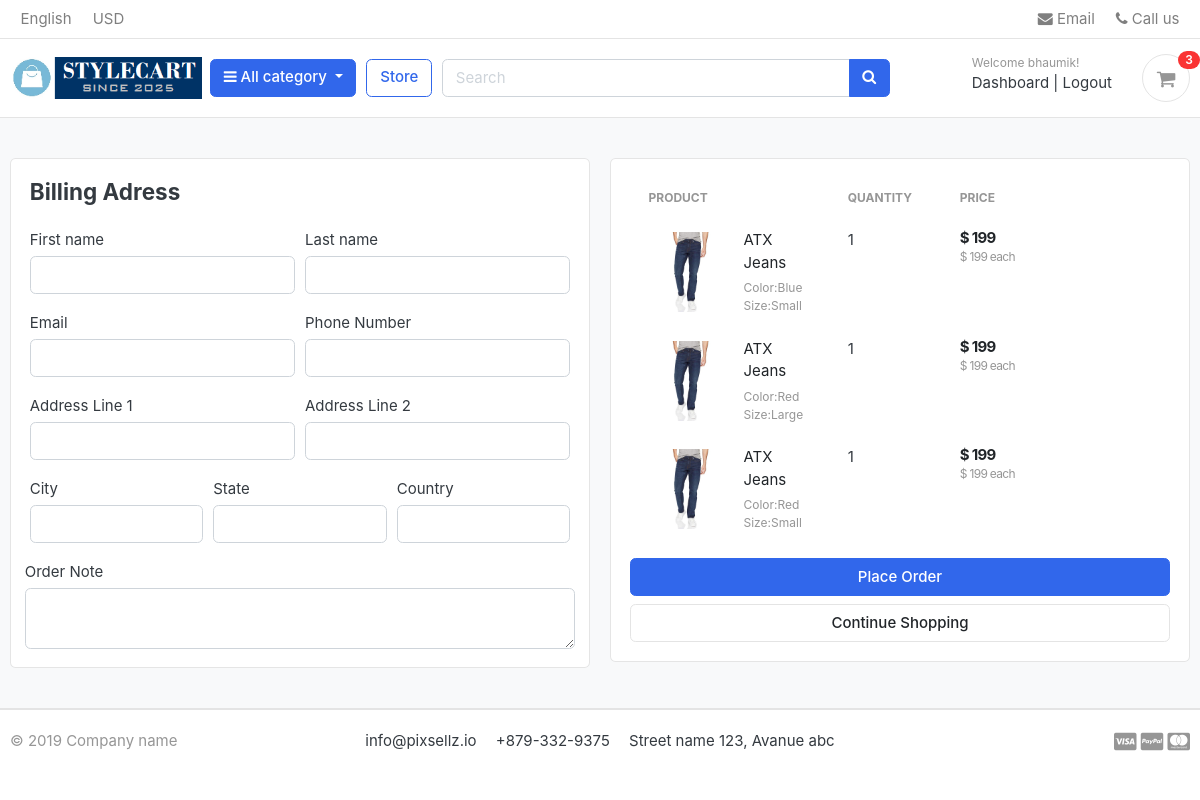
Page /cart/checkout/ (signed in) on the earlier database version.
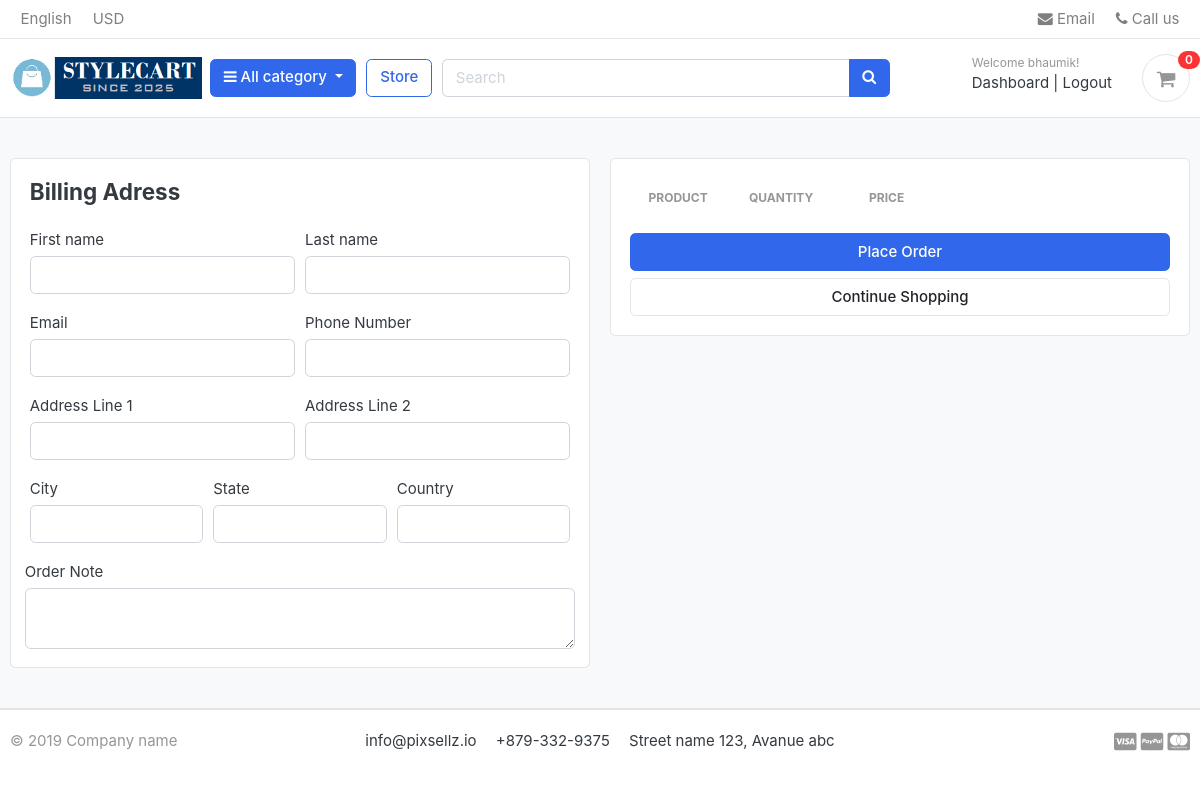
Same page on the later database version.
### cart/models.py (models this page shows, shortened)
class CartItem(models.Model):
    user        =models.ForeignKey(Account,on_delete=models.CASCADE,null=True)
    product     =models.ForeignKey(Product, on_delete=models.CASCADE)
    variations  =models.ManyToManyField(Variation, blank=True)
    cart        =models.ForeignKey(Cart, on_delete=models.CASCADE,null=True)
    quantity    =models.IntegerField()
    is_active   =models.BooleanField(default=True)
    def sub_total(self):
        return self.product.price * self.quantity

### store/models.py (models this page shows, shortened)
class Product(models.Model):
    product_name =models.CharField(max_length=200,unique=True)
    slug         =models.SlugField(max_length=200,unique=True)
    description  =models.TextField(max_length=500,blank=True)
    price        =models.IntegerField()
    images       =models.ImageField(upload_to='photos/products/')
    stock        =models.IntegerField()
    is_available =models.BooleanField(default=True)
    category     =models.ForeignKey(Category,on_delete=models.CASCADE)
    created_date =models.DateTimeField(auto_now_add=True)
    modified_date=models.DateTimeField(auto_now=True)
    def get_url(self):
        return reverse('product_detail',args=[self.category.slug, self.slug])

class Variation(models.Model):
    variation_category_choice=(
    ('color','color'),
    ('size','size'),
)
    product             =models.ForeignKey(Product,on_delete=models.CASCADE)
    variation_category  =models.CharField(max_length=100,choices=variation_category_choice)
    variation_value     =models.CharField(max_length=100)
    is_active           =models.BooleanField(default=True)
    created_date        =models.DateTimeField(auto_now=True)
    objects=VariationManager()

### cart/views.py (the view)
# urls.py: path('checkout/',views.checkout,name='checkout'),
@login_required(login_url='login')
def checkout(request,total=0,quantity=0,cart_items=None):
    try:
        current_user=request.user
        if current_user.is_authenticated:
            cart_items=CartItem.objects.filter(user=current_user,is_active=True)
        else:
            cart=Cart.objects.get(cart_id=_cart_id(request))
            cart_items=CartItem.objects.filter(cart=cart,is_active=True)
        for cart_item in cart_items:
            total += (cart_item.product.price * cart_item.quantity)
            quantity += cart_item.quantity
    except ObjectDoesNotExist:
        pass
    tax = (12 * total)/100
    grand_total = total + tax
    data={
        'total':total,
        'quantity':quantity,
        'cart_items':cart_items,
        'tax':tax,
        'grand_total':grand_total
    }
    return render(request,'store/checkout.html',data)

### cart/context_processors.py (called while the page is built)
def counter(request):
    if 'admin' in request.path:
        return {}
    else:
        cart_count=0
        try:
            if request.user.is_authenticated:
                cart_items=CartItem.objects.filter(user=request.user)
                for cart_item in cart_items:
                    cart_count += cart_item.quantity
            else:
                cart=Cart.objects.get(cart_id=_cart_id(request))
                cart_items=CartItem.objects.filter(cart=cart)
                for cart_item in cart_items:
                    cart_count += cart_item.quantity
        except Cart.DoesNotExist:
            cart_count=0
        return dict(cart_count=cart_count)

### category/context_processors.py (called while the page is built)
def menu_links(request):
    links=Category.objects.all()
    return dict(links=links)

### category/models.py (called while the page is built)
    def get_url(self):
        return reverse('product_by_category',args=[self.slug])

### templates/store/checkout.html (shortened to what the changed rows need)
{% extends "base.html" %}
{% load static %}
{% block content %}
<section class="section-content padding-y bg">
<div class="container">
<div class="row">
	<aside class="col-lg-6">
		<div class="card">
		<div class="card-body">
            <table class="table table-borderless table-shopping-cart">
            <thead class="text-muted">
            <tr class="small text-uppercase">
                <th scope="col">Product</th>
                <th scope="col" width="120">Quantity</th>
                <th scope="col" width="120">Price</th>
                <th scope="col" class="text-right" width="200"> </th>
            </tr>
            </thead>
            <tbody>
            {% for cart_item in cart_items %}
            <tr>
	            <td>
            		<figure class="itemside align-items-center">
			            <div class="aside"><img src="{{cart_item.product.images.url}}" class="img-sm"></div>
			            <figcaption class="info">
				            <a href="{{cart_item.product.get_url}}" class="title text-dark">{{cart_item.product.product_name}}</a>
				            <p class="text-muted small">
                                {% if cart_item.variations %}
                                    {% for item in cart_item.variations.all %}
                                        {{item.variation_category | capfirst}}:{{item.variation_value | capfirst}}<br>
                                    {% endfor %}
                                {% endif %}
			            </figcaption>
		            </figure>
	            </td>
	            <td>
                    <label for="">{{cart_item.quantity}}</label>
                </td>
                <td>
                    <div class="price-wrap">
                        <var class="price">$ {{cart_item.sub_total}}</var>
                        <small class="text-muted"> $ {{cart_item.product.price}} each </small>
                    </div>
                </td>
            </tr>
            {% endfor %}
            </tbody>
            </table>
		</div>
		</div>
</aside>
</div>
</div>
</section>
</body>
</html>
{% endblock %}

### templates/includes/navbar.html (shortened to what this page needs)
{% load static %}
<header class="section-header">
<nav class="navbar p-md-0 navbar-expand-sm navbar-light border-bottom">
<div class="container">
  <div class="collapse navbar-collapse" id="navbarTop4">
    <ul class="navbar-nav mr-auto">
    	<li class="nav-item dropdown">
		 	<a href="#" class="nav-link">  English </a>
		</li>
		<li class="nav-item dropdown">
			<a href="#" class="nav-link"> USD </a>
		</li>
    </ul>
    <ul class="navbar-nav">
		<li><a href="#" class="nav-link"> <i class="fa fa-envelope"></i> Email </a></li>
		<li><a href="#" class="nav-link"> <i class="fa fa-phone"></i> Call us </a></li>
	</ul>
  </div>
</div>
</nav>
<section class="header-main border-bottom">
	<div class="container">
<div class="row align-items-center">
	<div class="col-lg-2 col-md-3 col-6">
		<a href="{% url 'home' %}" class="brand-wrap">
			<img class="logo" src="{% static './images/logo.png' %}">
		</a>
	</div>
	<div class="col-lg col-sm col-md col-6 flex-grow-0">
		<div class="category-wrap dropdown d-inline-block float-right">
			<button type="button" class="btn btn-primary dropdown-toggle" data-toggle="dropdown">
				<i class="fa fa-bars"></i> All category
			</button>
		</div>
	</div>
	<a href="{% url 'store' %}" class="btn btn-outline-primary">Store</a>
	<div class="col-lg  col-md-6 col-sm-12 col">
		<form action="{% url 'search' %}" class="search" method='GET'>
			<div class="input-group w-100">
			    <input type="text" class="form-control" style="width:60%;" placeholder="Search" name='keyword'>
			    <div class="input-group-append">
			      <button class="btn btn-primary" type="submit">
			        <i class="fa fa-search"></i>
			      </button>
			    </div>
		    </div>
		</form>
	</div>
	<div class="col-lg-3 col-sm-6 col-8 order-2 order-lg-3">
				<div class="d-flex justify-content-end mb-3 mb-lg-0">
					{% if user.id is None %}
						<div class="widget-header">
						<small class="title text-muted">Welcome guest!</small>
						<div>
							<a href="{% url 'login' %}">Sign in</a> <span class="dark-transp"> | </span>
							<a href="{% url 'register' %}"> Register</a>
						</div>
					</div>
					{% else %}
						<div class="widget-header">
						<small class="title text-muted">Welcome {{user.first_name}}!</small>
						<div>
							<a href="{% url 'dashboard' %}"> Dashboard</a> <span class="dark-transp"> | </span>
							<a href="{% url 'logout' %}"> Logout</a>
						</div>
					</div>
					{% endif %}
					<a href="{% url 'cart' %}" class="widget-header pl-3 ml-3">
						<div class="icon icon-sm rounded-circle border"><i class="fa fa-shopping-cart"></i></div>
						<span class="badge badge-pill badge-danger notify">{{cart_count}}</span>
					</a>
				</div>
			</div>
</div>
	</div>
</section>
</header>

Differences in the rows shown:
removed CartItem: product.images (picture), product.product_name "ATX Jeans", quantity "1", sub_total "199", product.price "199"
no longer on this page (row unchanged): Variation: variation_category "Color", variation_value "Blue", shown under "ATX Jeans"
no longer on this page (row unchanged): Variation: variation_category "Size", variation_value "Small"
removed CartItem: product.images (picture), product.product_name "ATX Jeans", quantity "1", sub_total "199", product.price "199"
no longer on this page (row unchanged): Variation: variation_category "Color", variation_value "Red"
no longer on this page (row unchanged): Variation: variation_category "Size", variation_value "Large", shown under "ATX Jeans"
removed CartItem: product.images (picture), product.product_name "ATX Jeans", quantity "1", sub_total "199", product.price "199"
Other differences:
{{ cart_count }}: "3" → "0"
